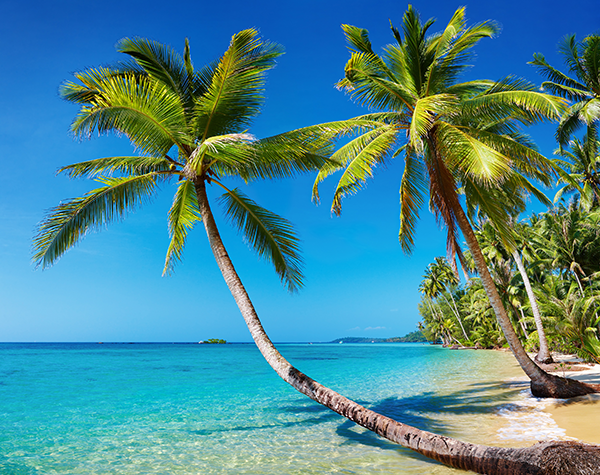
#> input picture OpenCVBasics/image/beach.png, 600 x 475 px
$ jupyter execute Image_Histograms.ipynb
#> lines starting #> are read from the running program, lines starting #| are printed output that depends on the picture; after the words box and inside, x2 and y2 are one past the last pixel; in counts of white or black regions, pixels touching at a corner belong together
# Historams

Histograms represent the distribution of pixel intensities in a model. The X- axis serves as bins in a Histogram. The plot represents the number of times a pixel intensity appears in an image.

## Gray scale histogram

Let us see how to plot a histogram for a single chanel (gray scale image)

OpenCV provides a cv2.calcHist function that takes the following arguments

cv2.calcHist(images, channels, mask, histSize, ranges)

-  images: This is the image that we want to compute a histogram for. Wrap it as a list: [myImage] .
-  channels: A list of indexes, where we specify the index of the channel we want to compute a histogram for. To compute a histogram of a grayscale image, the list would be [0] . To compute a histogram for all three red, green, and blue channels, the channels list would be [0, 1, 2] .
-  mask: Remember learning about masks in Section 1.4.8? Well, here we can supply a mask. If a mask is provided, a histogram will be computed for masked pixels only. If we do not have a mask or do not want to apply one, we can just provide a value of None .
-  histSize: This is the number of bins we want to use when computing a histogram. Again, this is a list, one for each channel we are computing a histogram for. The bin sizes do not all have to be the same. Here is an example of 32 bins for each channel: [32, 32, 32] .
-  ranges: The range of possible pixel values. Normally, this is [0, 256] (this is not a typo — the ending range of the cv2.calcHist  function is non-inclusive so you’ll want to provide a value of 256 rather than 255) for each channel, but if you are using a color space other than RGB [such as HSV], the ranges might be different.)

[cell 1]
import cv2
import matplotlib.pyplot as plt

image = cv2.imread('image/beach.png')
#> image is the input picture: shape (475, 600, 3); mean B, G, R 148.4, 136.5, 73.3
gray = cv2.cvtColor(image, cv2.COLOR_BGR2GRAY)
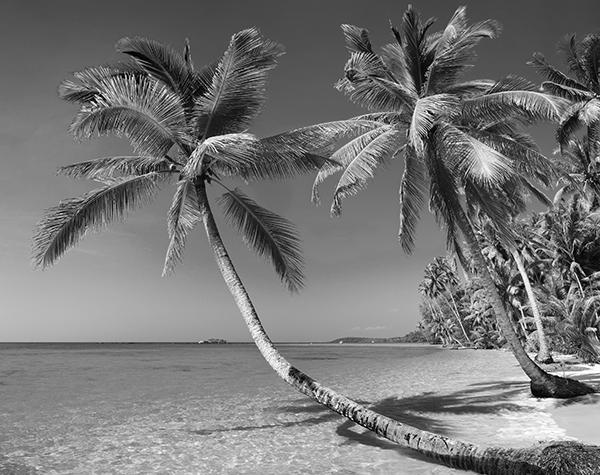
#> gray: shape (475, 600); min 0, max 255, mean 118.9

plt.imshow(gray,cmap='gray')
plt.show()

[cell 2]
hist = cv2.calcHist([gray],[0],mask=None,histSize=[256],ranges=[0,256])
#> hist = 256 values, max 3566 at index 130, min 28 at index 253, mean 1113.3

plt.plot(hist)
plt.title("Grayscale Histogram")
plt.xlabel("Bins")
plt.ylabel("# of Pixels")
plt.xlim([0,256])
plt.show()
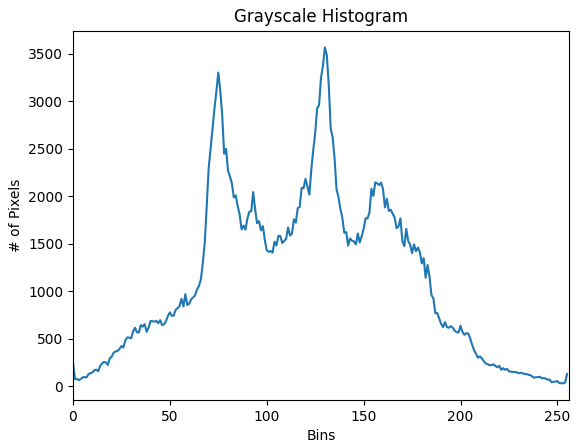
#> figure drawn by matplotlib, 1 panel; curve peaks at x = 130, y = 3566

## Normalized Histograms

Comparing normalized histograms between two images is a better way to compare two image intensity distributions since it eliminates the dependency on the size of the image

[cell 3]
hist /= hist.sum()
#> hist = 256 values, max 0.0125 at index 130, min 9.82e-05 at index 253, mean 0.00391

plt.plot(hist)
plt.title("Grayscale Histogram")
plt.xlabel("Bins")
plt.ylabel("% of Pixels")
plt.xlim([0,256])
plt.show()
#> figure, not shown here; curve peaks at x = 130, y = 0.0125

## Color Image Histograms

[cell 4]
color = ('b','g','r')
for i,c in enumerate(color):
    hist = cv2.calcHist([image],[i],mask=None,histSize=[256],ranges=[0,256])
    hist /= hist.sum()
    plt.plot(hist,color=c)

plt.title("Color Histogram")
plt.xlabel("Bins")
plt.ylabel("% of Pixels")
plt.xlim([0,256])
plt.show()
#> figure, not shown here; curve peaks at x = 0, y = 0.0322; curve peaks at x = 183, y = 0.0129; curve peaks at x = 20, y = 0.0212

## 2D Histograms

[cell 5]
chans = cv2.split(image)

fig = plt.figure()
ax = fig.add_subplot(131)

hist = cv2.calcHist([chans[0],chans[1]],[0,1],mask=None,histSize=[32,32],ranges=[0,256,0,256])
ax.set_title('Blue Vs Green')
ax.imshow(hist)

ax = fig.add_subplot(132)
ax.set_title('Green Vs Red')
hist = cv2.calcHist([chans[1],chans[2]],[0,1],mask=None,histSize=[32,32],ranges=[0,256,0,256])
ax.imshow(hist)


ax = fig.add_subplot(133)
ax.set_title("Red Vs Blue")
hist = cv2.calcHist([chans[0],chans[2]],[0,1],mask=None,histSize=[32,32],ranges=[0,256,0,256])
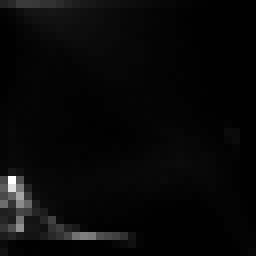
#> hist: shape (32, 32) float32 (shown 8 times larger); min 0, max 8463, mean 278.3; drawn with min black and max white
ax.imshow(hist)

plt.show()

## Histogram Equalization

[cell 6]
eqal = cv2.equalizeHist(gray)
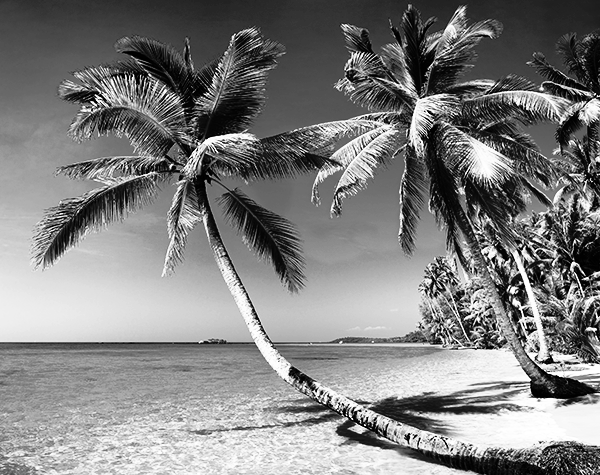
#> eqal: shape (475, 600); min 0, max 255, mean 128.2

fig = plt.figure()

ax = fig.add_subplot(121)
ax.imshow(eqal,cmap='gray')
ax.set_title("Hist Equalized")


hist = cv2.calcHist([eqal],[0],None,[256],[0,256])
#> hist = 256 values, max 3566 at index 149, min 0 at index 33, mean 1113.3
ax = fig.add_subplot(122)
ax.imshow(gray,cmap='gray')
ax.set_title("Original")

plt.show()
plt.plot(hist)

plt.show()
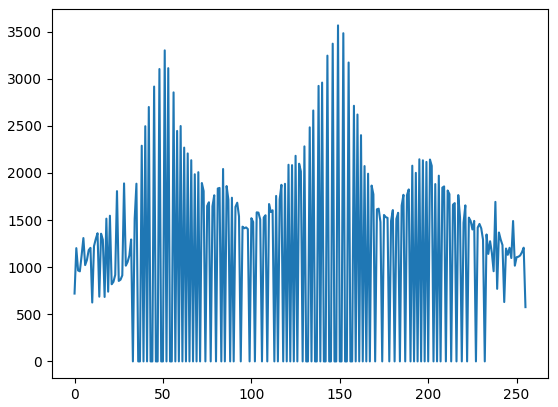
#> figure drawn by matplotlib, 1 panel; curve peaks at x = 149, y = 3566

## Histogram of a masked region

[cell 7]
import numpy as np
mask = np.zeros(image.shape[:2], dtype="uint8")

cv2.rectangle(mask,(60, 290), (210, 390), 255, -1)
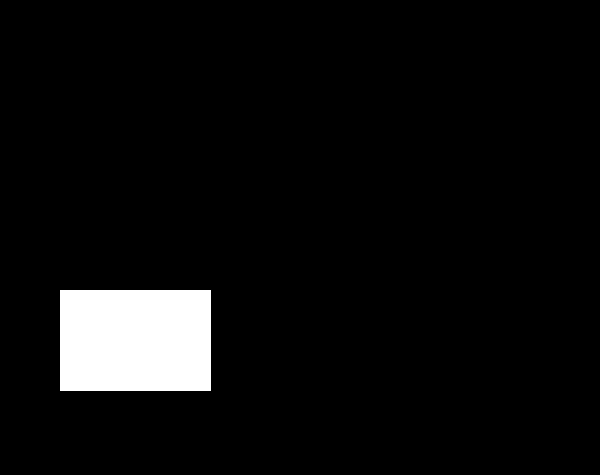
#> mask: shape (475, 600); 5.4% white; 1 white region, box (x1, y1, x2, y2) and area: (60, 290, 211, 391) 15251

crop = cv2.bitwise_and(image,image, mask=mask)
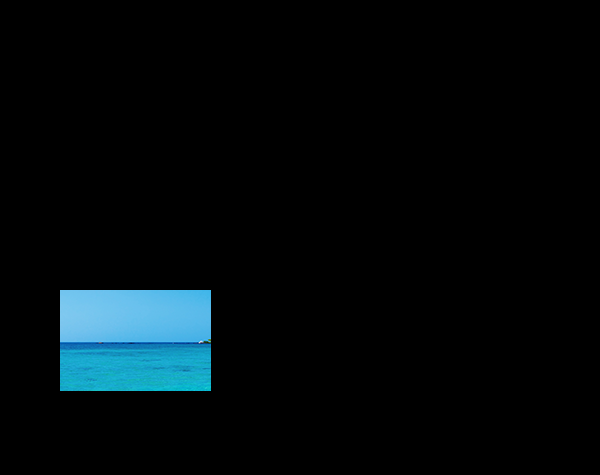
#> crop: shape (475, 600, 3); mean B, G, R 11.6, 9.4, 3.2

plt.imshow(cv2.cvtColor(crop, cv2.COLOR_BGR2RGB))
plt.show()
colors = ('b','g','r')
for i,c in enumerate(colors):
    hist = cv2.calcHist([image],[i],mask,histSize=[256],ranges=[0,256])
    hist /= hist.sum()
    plt.plot(hist,color=c)
    plt.xlim([0,256])

plt.show()
#> figure, not shown here; curve peaks at x = 235, y = 0.0905; curve peaks at x = 186, y = 0.0427; curve peaks at x = 20, y = 0.0584

Notice the use of cv2.COLOR_BGR2RB with plt.imshow to display the color image. This is because of OpenCV's BGR format instead of RGB

[cell 8]
image = cv2.imread('image/horseshoe_bend.png')
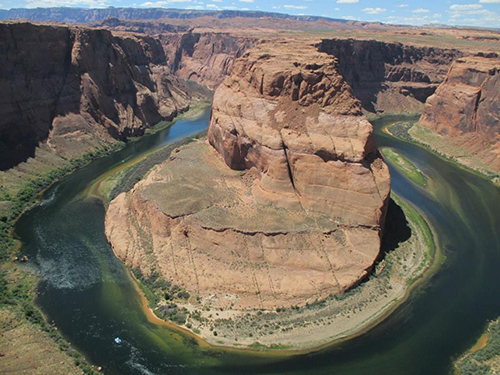
#> input picture OpenCVBasics/image/horseshoe_bend.png, 500 x 375 px
#> image is the input picture: shape (375, 500, 3); mean B, G, R 94.8, 106.7, 114
gray = cv2.cvtColor(image, cv2.COLOR_BGR2GRAY)
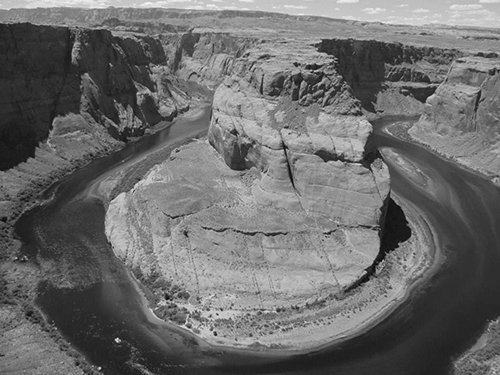
#> gray: shape (375, 500); min 4, max 248, mean 107.5
plt.imshow(cv2.cvtColor(image, cv2.COLOR_BGR2RGB))
plt.show()
hist = cv2.calcHist([gray],[0],None,[256],[0,256])
#> hist = 256 values, max 2725 at index 47, min 0 at index 0, mean 732.4
plt.plot(hist)
plt.show()
#> figure, not shown here; curve peaks at x = 47, y = 2725

[cell 9]
colors = ('b','g','r')

for i,c in enumerate(colors):
    hist = cv2.calcHist([image],[i],None,[32],[0,256])
    plt.plot(hist,color = c)

plt.show()
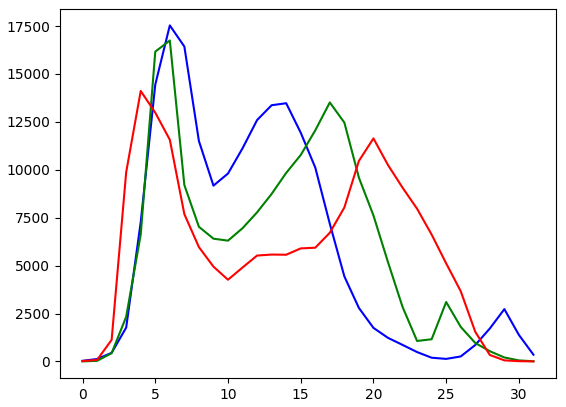
#> figure drawn by matplotlib, 1 panel; curve peaks at x = 6, y = 17533; curve peaks at x = 6, y = 16746; curve peaks at x = 4, y = 14112

[cell 10]
hist = cv2.calcHist([chans[0],chans[1]],[0,1],mask=None,histSize=[32,32],ranges=[0,256,0,256])
plt.imshow(hist)
plt.show()

[cell 11]
print(cv2.equalizeHist(gray)[272][146])
#| 210
